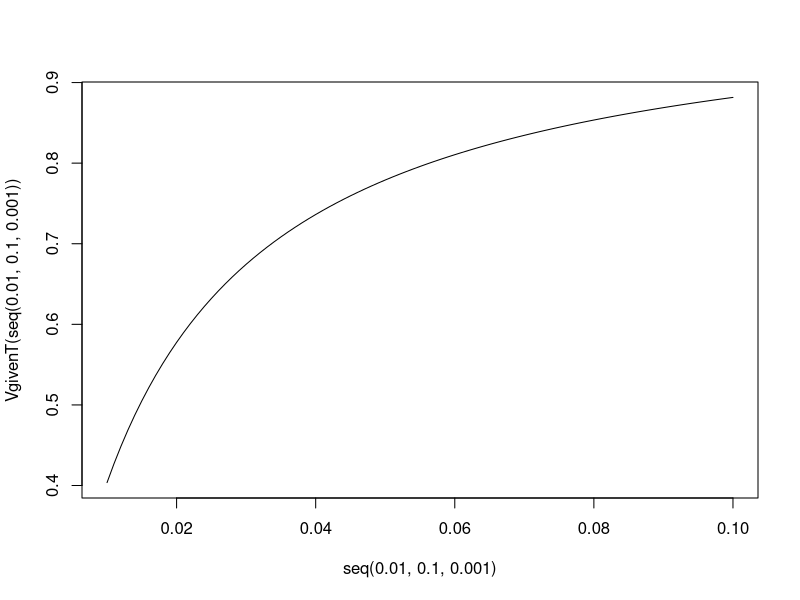

Write R code to recreate this figure.
## ---- chunk 1
knitr::opts_chunk$set(echo = TRUE)
## ---- chunk 2
VgivenT = function(prev) .67*prev/(.67*prev + .01*(1 - prev))
prevs = seq(.01, .1, .001)
plot(seq(.01, .1, .001), VgivenT(seq(.01, .1, .001)), type = 'l')
